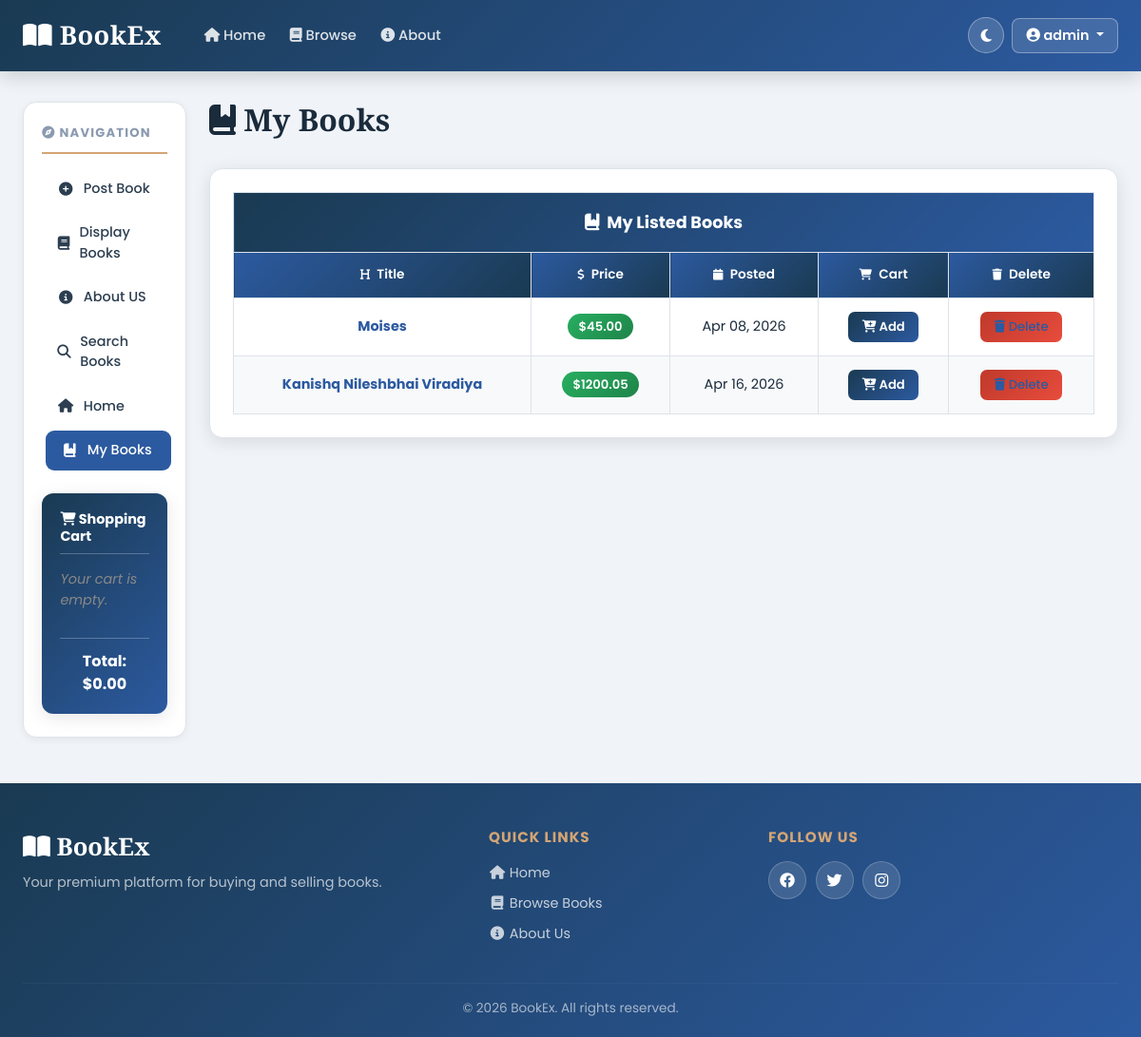
/mybooks (signed in), run on an earlier commit of the app's database.
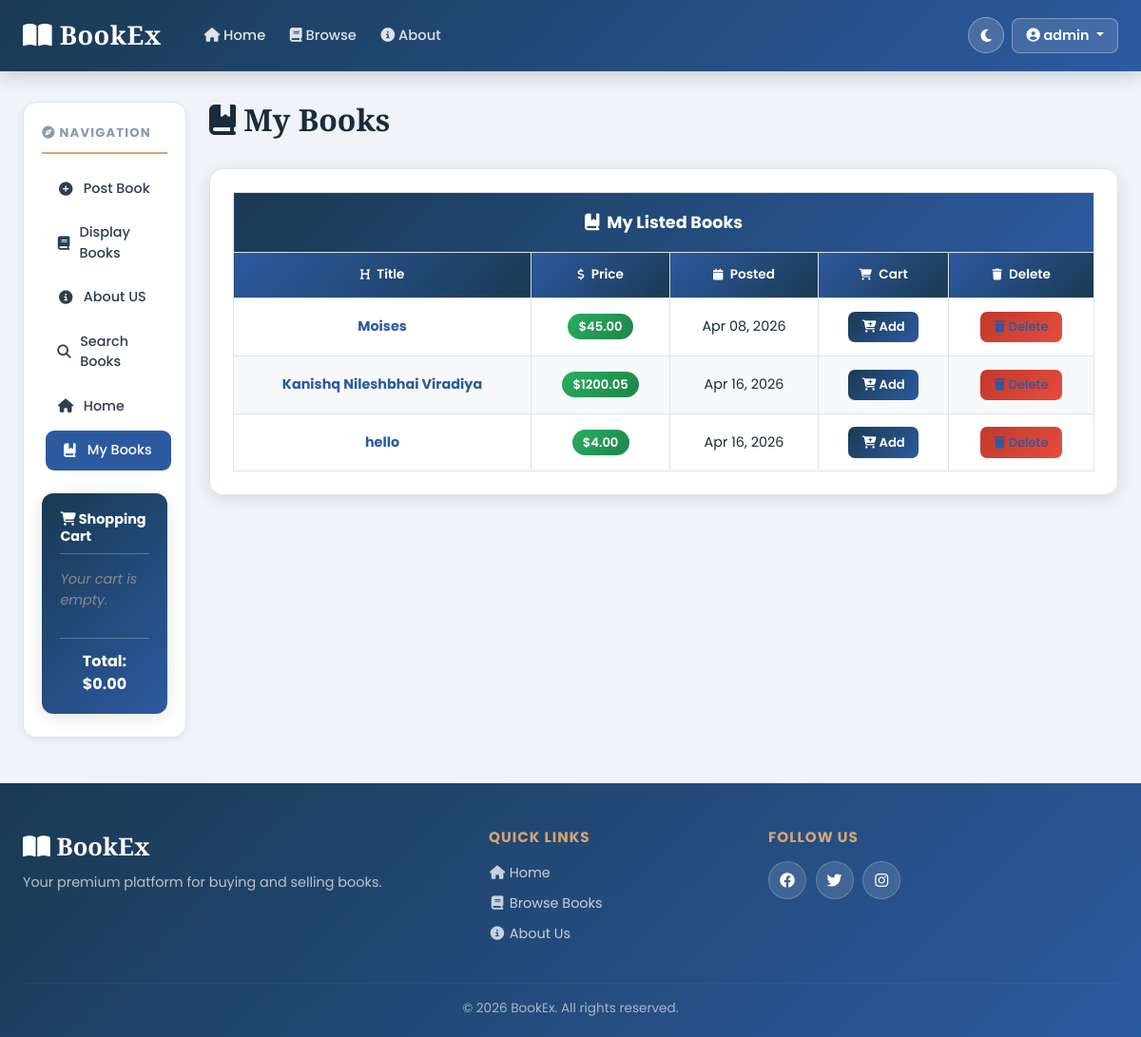
And on a later commit of the database.
### bookMng/models.py (models this page shows, shortened)
class MainMenu(models.Model):
    item = models.CharField(max_length=300, unique=True)
    link = models.CharField(max_length=300, unique=True)

class Book(models.Model):
    name = models.CharField(max_length=200)
    web = models.URLField(max_length=300)
    price = models.DecimalField(decimal_places=2, max_digits=8)
    publishdate = models.DateField(auto_now=True)
    picture = models.FileField(upload_to='bookEx/static/uploads')
    pic_path = models.CharField(max_length=300, editable=False, blank=True)
    username = models.ForeignKey(User, blank=True, null=True, on_delete=models.CASCADE)

### bookMng/views.py (the view)
# urls.py: path('mybooks', views.mybooks, name='mybooks'),
def mybooks(request):
    books = Book.objects.filter(username=request.user)
    for b in books:
        b.pic_path = b.picture.url[14:]
    return render(request,
                  'bookMng/mybooks.html',
                  {
                      'item_list': MainMenu.objects.all(),
                      'books': books
                  })

### bookEx/templates/bookMng/mybooks.html (shortened to what this page needs)
{% extends "base.html" %}
{% load static %}
{% block sidenav %}{% include "bookMng/_sidenav.html" %}{% endblock sidenav %}
{% block content %}
<h1><i class="fas fa-book-bookmark"></i> My Books</h1>
{% if books %}
<div class="table-container">
   <table class="professional-table">
      <thead>
         <tr class="table-title-row">
            <th colspan="{% if user.is_authenticated %}5{% else %}3{% endif %}">
               <i class="fas fa-book-bookmark me-2"></i>My Listed Books
            </th>
         </tr>
         <tr>
            <th> Title</th>
            <th> Price</th>
            <th> Posted</th>
            {% if user.is_authenticated %}
            <th> Cart</th>
            <th> Delete</th>
            {% endif %}
         </tr>
      </thead>
      <tbody>
         {% for book in books %}
         <tr>
            <td><a href="book_detail/{{ book.id }}"><strong>{{ book.name }}</strong></a></td>
            <td><span class="price-badge">${{ book.price }}</span></td>
            <td>{{ book.publishdate|date:"M d, Y" }}</td>
            {% if user.is_authenticated %}
            <td>
               <button class="btn-cart"
                  onclick="addToCart('{{ book.id }}', '{{ book.name|escapejs }}', '{{ book.price }}')">
                  <i class="fas fa-cart-plus"></i> Add
               </button>
            </td>
            <td>
               <a href="book_delete/{{ book.id }}" class="btn-delete"
                  onclick="return confirm('Delete \'{{ book.name|escapejs }}\'? This cannot be undone.')">
                  <i class="fas fa-trash"></i> Delete
               </a>
            </td>
            {% endif %}
         </tr>
         {% endfor %}
      </tbody>
   </table>
</div>
{% endif %}
{% endblock content %}

### bookEx/templates/bookMng/_sidenav.html
{% for item in item_list %}
<li class="nav-item">
    <a class="nav-link sidebar-link" href="{{ item.link }}">
        {% if item.link == "/" %}
        <i class="fas fa-home"></i>
        {% elif item.link == "/postbook" %}
        <i class="fas fa-plus-circle"></i>
        {% elif item.link == "/displaybooks" %}
        <i class="fas fa-book"></i>
        {% elif "aboutus" in item.link %}
        <i class="fas fa-info-circle"></i>
        {% elif "searchbooks" in item.link %}
        <i class="fas fa-search"></i>
        {% elif item.link == "/mybooks" %}
        <i class="fas fa-book-bookmark"></i>
        {% elif "inbox" in item.link %}
        <i class="fas fa-envelope"></i>
        {% else %}
        <i class="fas fa-link"></i>
        {% endif %}
        {{ item.item }}
    </a>
</li>
{% endfor %}

What changed in the data, as far as the page shows it:
added Book: name "hello", price "4.00", publishdate "Apr 16, 2026"
